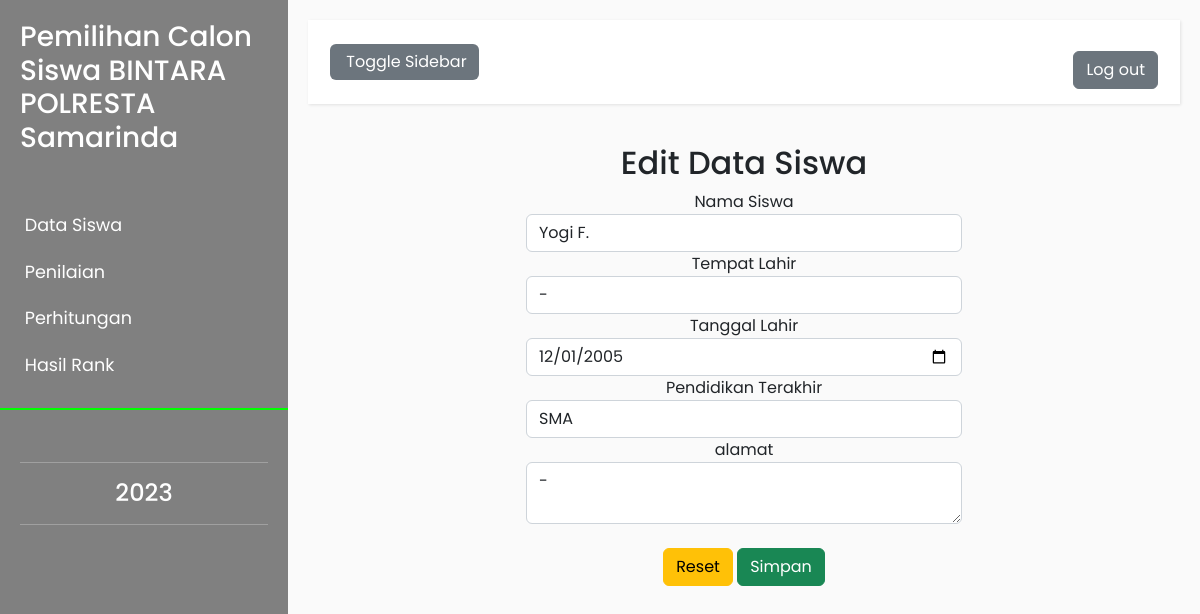
/admin/data_siswa/edit_siswa.php?siswa=7, run on the app's committed database.
### tables this page shows
CREATE TABLE `data_siswa` (
  `id_siswa` int(11) NOT NULL,
  `nama_siswa` varchar(255) NOT NULL,
  `tanggal_lahir` date NOT NULL,
  `tempat_lahir` varchar(255) NOT NULL,
  `pendidikan_terakhir` varchar(255) NOT NULL,
  `alamat_siswa` text NOT NULL
);

### admin/data_siswa/edit_siswa.php (the view, shortened to what this page needs)
<?php
include "../../koneksi.php";
$id = $_GET['siswa'];
$query=mysqli_query($dbh,"select * from data_siswa where id_siswa='$id'");
$data=mysqli_fetch_array($query);
 ?>
<!DOCTYPE html>
<html>
    <head>
        <link rel="stylesheet" href="../..\assets\bootstrap\css\bootstrap.css">
        <link rel="stylesheet" href="../../assets/index.css">
    </head>
    <body>
        <div class="wrapper">
            <nav id="sidebar" style="background-color: #808080;">
                <div class="sidebar-header" style="background-color: #808080;">
                    <a href="../index-admin.php" style="background-color: #808080;">
                    <h3>Pemilihan Calon Siswa BINTARA POLRESTA Samarinda</h3>
                        </a></strong>
                </div>
                <ul class="list-unstyled components">
                    <li>
                        <a href="data_siswa.php" aria-expanded="false">
                            Data Siswa
                        </a>
                        <a href="../penilaian/data_nilai.php" aria-expanded="false">
                            Penilaian
                        </a>
                        <a href="../perankingan/perankingan.php" aria-expanded="false">
                            Perhitungan
                        </a>
                        <a href="../hasil_rank.php" aria-expanded="false">
                            Hasil Rank
                        </a>
                    </li>
                </ul>
                <ul class="list-unstyled CTAs">
                    <hr>
                    <center>
                        <h4><?php echo date('Y') ?></h4>
                    </center>
                    <hr>
                </ul>
            </nav>
            <div class="container-fluid" id="content">
                <nav class="navbar navbar-default">
                    <div class="container-fluid">
                        <div class="navbar-header">
                            <button type="button" id="sidebarCollapse" class="btn btn-secondary navbar-btn">
                                <span>Toggle Sidebar</span>
                            </button>
                        </div>
                       <ul class="nav navbar-nav navbar-right">
                            <p></p><div class="dropdown">
                                <button class="btn btn-secondary"><a href="../logout.php">Log out</a></button>
                            </div>
                        </ul>
                    </div>
                </nav>
                <div class="panel panel-default">
                <center>
                <div class="panel panel-heading">
                    <h2>Edit Data Siswa</h2>
                </div>
                <div class="panel-body">
                	 <div class="col-md-6 col-md-offset-3 text-center">
                 <form class="form" action="proses_edit_siswa.php?siswa=<?php echo $data['id_siswa'] ?>" method="POST" enctype="multipart/form-data">
                    <div class="form-group">
                      <label>Nama Siswa</label>
                      <input type="text" name="nama" class="form-control" value="<?php echo $data['nama_siswa'] ?>" required>
                    </div>
                     <div class="form-group">
                      <label>Tempat Lahir</label>
                      <input type="text" name="tempat" class="form-control" value="<?php echo $data['tempat_lahir'] ?>">
                    </div>
                    <div class="form-group">
                      <label>Tanggal Lahir</label>
                      <input type="date" name="lahir" class="form-control" max="<?= date('Y-m-d'); ?>" min="<?php echo date('1999-m-d'); ?>" value="<?php echo $data['tanggal_lahir'] ?>">
                    </div>
                    <div class="form-group">
                      <label>Pendidikan Terakhir</label>
                      <input type="text" name="lulus" class="form-control" value="<?php echo $data['pendidikan_terakhir'] ?>">
                    </div>
                    <div class="form-group">
                      <label>alamat</label>
                     <textarea name="alamat" class="form-control" ><?php echo $data['alamat_siswa'] ?></textarea>
                    </div>
                    <br>
            <div class="form-group">
              <input type="reset" required name="Reset" class="btn btn-warning pull-right btn-fill">
              <input type="submit" required name="nanam" value = "Simpan" class="btn btn-success btn-fill pull-left" onclick="return confirm('Apa anda yakin dengan perubahan data siswa?');">
        </div>
                  </form>
</div>
                </div>
                </div>
        </div>
    </body>
</html>

### assets/index.css (style rules this page uses)
body { font-family: 'Poppins', sans-serif; background: #fafafa; }
a, a:hover, a:focus { color: inherit; text-decoration: none; transition: all 0.3s; }
.navbar { padding: 15px 10px; background: #fff; border: none; border-radius: 0; margin-bottom: 40px; box-shadow: 1px 1px 3px rgba(0, 0, 0, 0.1); }
.navbar-btn { box-shadow: none; outline: none !important; border: none; }
i, span { display: inline-block; }
.wrapper { display: flex; align-items: stretch; }
#sidebar { min-width: 288px; max-width: 250px; background: #0f0; color: #fff; transition: all 0.3s; }
#sidebar ul li a { text-align: left; }
#sidebar .sidebar-header { padding: 20px; background: #00FF00; }
#sidebar ul.components { padding: 20px 0; border-bottom: 2px solid #0f0; }
#sidebar ul li a { padding: 10px; font-size: 1.1em; display: block; }
a[aria-expanded="false"]::before, a[aria-expanded="true"]::before { content: '\e259'; display: block; position: absolute; right: 20px; font-family: 'Glyphicons Halflings'; font-size: 0.6em; }
ul.CTAs { padding: 20px; }
#content { padding: 20px; min-height: 100vh; transition: all 0.3s; }

### data on the page
data_siswa: nama "Yogi F.", tempat "-", lahir "12/01/2005", lulus "SMA", alamat "-"
